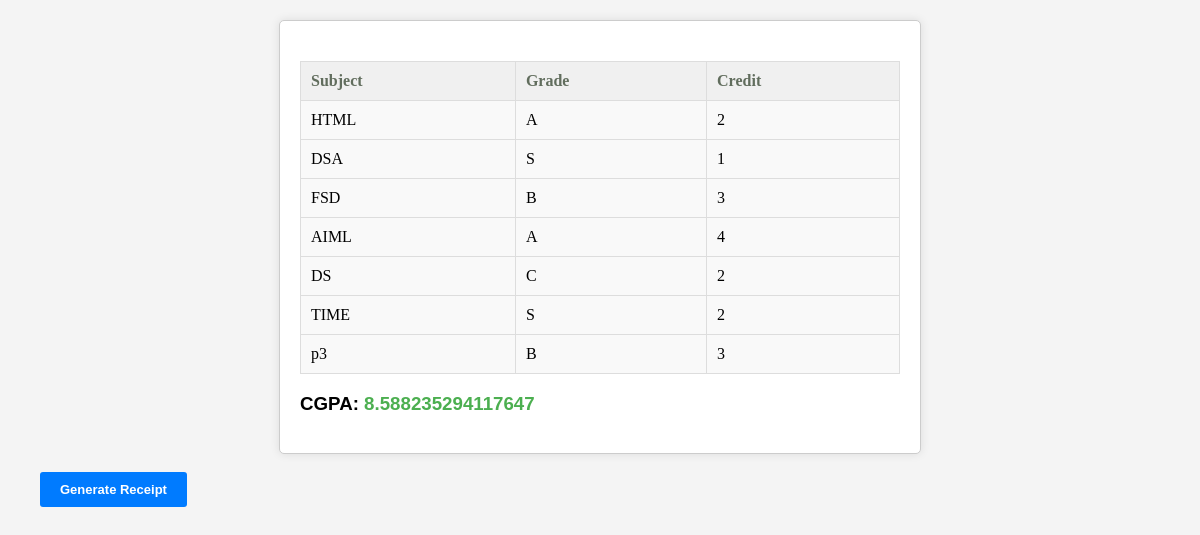
The app's page /result/ (signed in) with its own data.
### home/models.py (models this page shows, shortened)
class Subject(models.Model):
    user = models.ForeignKey(User, on_delete=models.SET_NULL, null=True, blank=True)
    name = models.CharField(max_length=255)
    grade = models.CharField(max_length=2,choices=[('S', 'S'), ('A', 'A'), ('B', 'B'), ('C', 'C'), ('D', 'D'), ('F', 'F')])
    credit = models.PositiveIntegerField()

### home/views.py (the view)
# urls.py: path('result/', result, name='result'),
@login_required(login_url='/login/')
def result(request):
	subjects = Subject.objects.all()
	form = SubjectForm()
	if request.method == 'POST':
		form = SubjectForm(request.POST)
		if form.is_valid():
			form.save()
			return redirect('cgpa_calculator')
	total_credits = 0
	total_grade_points = 0
	for subject in subjects:
		total_credits += subject.credit
		total_grade_points += subject.credit * GRADE_POINTS.get(subject.grade, 0)
	if total_credits != 0:
		cgpa = total_grade_points / total_credits
	else:
		cgpa = 0
	context = {
		'subjects': subjects,
		'form': form,
		'cgpa': cgpa,
	}
	return render(request, 'home/pdf.html', context)

### home/templates/home/pdf.html (shortened to what this page needs)
<!DOCTYPE html>
<html lang="en">
<head>
</head>
<body>
    <div id="mn" class="calculator">
        <table>
            <thead>
                <tr>
                    <th>Subject</th>
                    <th>Grade</th>
                    <th>Credit</th>
                </tr>
            </thead>
            <tbody>
                {% for subject in subjects %}
                <tr>
                    <td>{{ subject.name }}</td>
                    <td>{{ subject.grade }}</td>
                    <td>{{ subject.credit }}</td>
                </tr>
                {% endfor %}
            </tbody>
        </table>
        <h3>CGPA: <span id="cgpa">{{ cgpa }}</span></h3>
    </div>
    <br>
    <button onclick="myfun('mn')" type="button" class="btn btn1">Generate Receipt</button>
</body>
</html>

### home/templates/home/pdf.html (style rules this page uses)
body { font-family: Arial, sans-serif; margin: 20px; background-color: #f4f4f4; }
.calculator { max-width: 600px; margin: 0 auto; padding: 20px; border: 1px solid #ccc; border-radius: 5px; background-color: #fff; box-shadow: 0 0 10px rgba(0, 0, 0, 0.1); }
table { width: 100%; border-collapse: collapse; margin-top: 20px; background-color: #f9f9f9; }
th, td { border: 1px solid #ddd; padding: 10px; text-align: left; font-family: 'Times New Roman', Times, serif; }
th { color: #616d5d; background-color: #f0f0f0; }
#cgpa { font-weight: bold; color: #4caf50; }
button.btn1 { padding: 10px 20px; color: #fff; background-color: #007bff; border: none; font-size: 13px; font-weight: bold; border-radius: 3px; cursor: pointer; margin-left: 20px; }

### records on screen
Subject: name "HTML", grade "A", credit "2"
Subject: name "DSA", grade "S", credit "1"
Subject: name "FSD", grade "B", credit "3"
Subject: name "AIML", grade "A", credit "4"
Subject: name "DS", grade "C", credit "2"
Subject: name "TIME", grade "S", credit "2"
Subject: name "p3", grade "B", credit "3"

### other values on screen
{{ cgpa }} "8.588235294117647"
